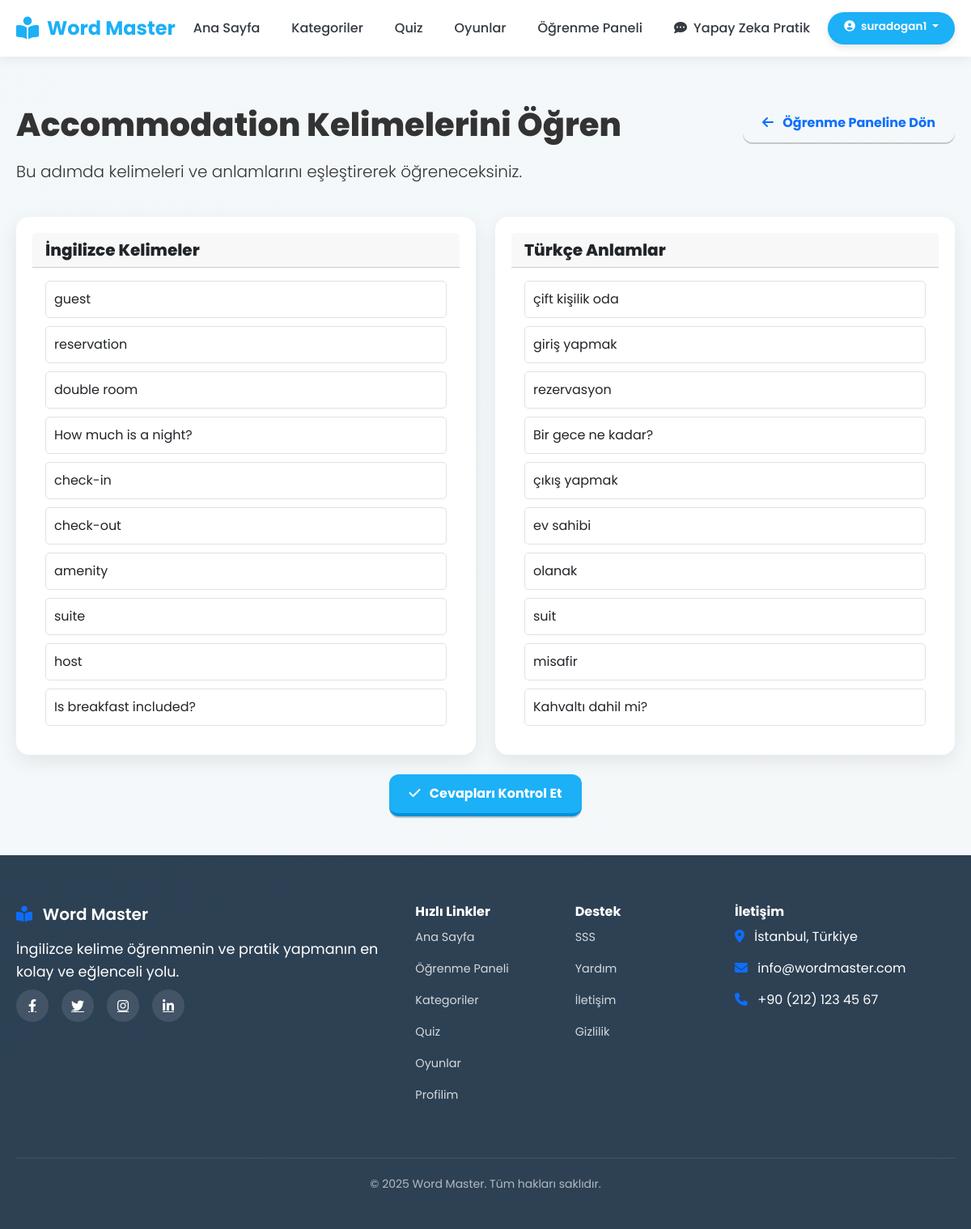
The page /learning-step/39/1/ (signed in) on the database its author committed.
### core/models.py (models this page shows, shortened)
class LearningStep(models.Model):
    STEP_TYPES = (
        ('vocabulary', 'Kelime Öğrenme'),
        ('matching', 'Eşleştirme'),
        ('multiple_choice', 'Çoktan Seçmeli'),
        ('writing', 'Yazma'),
        ('listening', 'Dinleme'),
        ('final_quiz', 'Final Quiz'),
        ('treasure', 'Hazine'),
    )
    category = models.ForeignKey(Category, on_delete=models.CASCADE, related_name='learning_steps')
    name = models.CharField(max_length=100)
    description = models.TextField(blank=True, null=True)
    step_type = models.CharField(max_length=20, choices=STEP_TYPES)
    order = models.IntegerField(default=0)
    word_count = models.IntegerField(default=10)  # Bu adımda kaç kelime öğretileceği
    max_mistakes = models.IntegerField(default=3, blank=True, null=True)  # Final quiz için maksimum hata sayısı
    class Meta:
        ordering = ['category', 'order']

class Word(models.Model):
    english = models.CharField(max_length=100)
    turkish = models.CharField(max_length=100)
    definition = models.TextField(blank=True, null=True)
    example_sentence = models.TextField(blank=True, null=True)
    pronunciation = models.CharField(max_length=200, blank=True, null=True)
    difficulty_level = models.IntegerField(default=1)  # 1-5 zorluk seviyesi
    category = models.ForeignKey(Category, on_delete=models.CASCADE, related_name='words')
    image = models.ImageField(upload_to='word_images/', blank=True, null=True)
    audio = models.FileField(upload_to='word_audio/', blank=True, null=True)
    created_at = models.DateTimeField(auto_now_add=True)

### core/views.py (the view, shortened to what this page needs)
# urls.py: path('learning-step/<str:category_id>/<int:step_id>/', learning_step, name='learning_step'),
@login_required
def learning_step(request, category_id, step_id):
    if not request.user.is_authenticated:
        return redirect('login')
    try:
        category = get_object_or_404(Category, id=category_id)
        step = get_object_or_404(LearningStep, id=step_id, category=category)
        logger.info(f"Öğrenme adımı için kategori: {category.name} (ID: {category_id})")
        prev_category = Category.objects.filter(difficulty_level__lt=category.difficulty_level).order_by('-difficulty_level').first()
        if prev_category:
            prev_progress = UserCategoryProgress.objects.filter(user=request.user, category=prev_category).first()
            if not prev_progress or not prev_progress.completed:
                messages.error(request, "Bu kategoriyi açmak için önceki kategoriyi tamamlamalısınız!")
                return redirect('learning_panel')
        template_map = {
            'matching': 'core/learning/matching.html',
            'writing': 'core/learning/writing.html',
            'multiple_choice': 'core/learning/multiple_choice.html',
            'final_quiz': 'core/learning/final_quiz.html',
            'treasure': 'core/learning/treasure.html'
        }
        template = template_map.get(step.step_type, 'core/learning/default.html')
        words = []
        django_words = Word.objects.filter(category=category)
        word_count = step.word_count if hasattr(step, 'word_count') and step.word_count > 0 else 10
        if django_words.exists():
            if word_count > 0 and step.step_type != 'final_quiz':
                import random
                if django_words.count() > word_count:
                    django_words = random.sample(list(django_words), word_count)
            for word in django_words:
                words.append({
                    "_id": str(word.id),
                    "english": word.english,
                    "turkish": word.turkish,
                    "definition": word.definition or "",
                    "example_sentence": word.example_sentence or ""
                })
            logger.info(f"Django ORM'den {len(words)} kelime alındı - Kategori: {category.name}")
        if step.step_type == 'treasure':
            words = []
        processed_words = []
        for word in words:
            word_data = {
                'id': str(word.get('_id', '')),
                'english': word.get('english', ''),
                'turkish': word.get('turkish', ''),
                'definition': word.get('definition', ''),
                'example_sentence': word.get('example_sentence', '')
            }
            processed_words.append(word_data)
        logger.info(f"Öğrenme adımı için toplam kelime sayısı: {len(processed_words)} - Kategori: {category.name}")
        if processed_words:
            logger.info(f"İlk kelime örneği: {processed_words[0]['english']}-{processed_words[0]['turkish']}")
        context = {
            'category': category,
            'step': step,
            'words': processed_words
        }
        return render(request, template, context)
    except Exception as e:
        logger.error(f"Öğrenme adımı yüklenirken hata: {str(e)}")
        messages.error(request, f"Bir hata oluştu: {str(e)}")
        return redirect('learning_panel')

### core/templates/core/learning/matching.html (shortened to what this page needs)
{% extends 'core/base.html' %}
{% load static %}
{% block content %}
<div class="container my-5">
    <div class="row mb-4">
        <div class="col-lg-8">
            <h1 class="mb-3">{{ step.name }}</h1>
            <p class="lead">{{ step.description }}</p>
        </div>
        <div class="col-lg-4 text-lg-end">
            <a href="{% url 'learning_panel' %}" class="btn btn-outline-primary">
                <i class="fas fa-arrow-left me-2"></i> Öğrenme Paneline Dön
            </a>
        </div>
    </div>
    <div class="row">
        <div class="col-md-6">
            <div class="card mb-4">
                <div class="card-header">
                    <h5 class="mb-0">İngilizce Kelimeler</h5>
                </div>
                <div class="card-body">
                    <div class="word-list" id="english-words">
                        {% for word in words %}
                            <div class="word-item" data-id="{{ forloop.counter }}" data-word="{{ word.english }}" data-match="{{ word.turkish }}">
                                {{ word.english }}
                            </div>
                        {% endfor %}
                    </div>
                </div>
            </div>
        </div>
        <div class="col-md-6">
            <div class="card mb-4">
                <div class="card-header">
                    <h5 class="mb-0">Türkçe Anlamlar</h5>
                </div>
                <div class="card-body">
                    <div class="word-list" id="turkish-words">
                        {% for word in words %}
                            <div class="word-item" data-id="{{ forloop.counter }}" data-word="{{ word.turkish }}" data-match="{{ word.english }}">
                                {{ word.turkish }}
                            </div>
                        {% endfor %}
                    </div>
                </div>
            </div>
        </div>
    </div>
    <div class="row">
        <div class="col-12 text-center" id="button-container">
            <button id="check-answers" class="btn btn-primary btn-lg">
                <i class="fas fa-check me-2"></i> Cevapları Kontrol Et
            </button>
        </div>
    </div>
</div>
{% endblock %}

### core/templates/core/base.html (shortened to what this page needs)
<!DOCTYPE html>
<html lang="tr">
<head>
    <link href="https://cdn.jsdelivr.net/npm/bootstrap@5.3.0/dist/css/bootstrap.min.css" rel="stylesheet">
    <link rel="stylesheet" href="https://cdnjs.cloudflare.com/ajax/libs/font-awesome/6.4.0/css/all.min.css">
    <link rel="stylesheet" href="https://unpkg.com/aos@next/dist/aos.css" />
    <link rel="stylesheet" href="/static/css/duolingo-style.css">
</head>
<body>
    <nav class="navbar">
        <div class="container navbar-container">
                        <a class="navbar-logo" href="{% url 'home' %}">                <i class="fas fa-book-reader"></i> Word Master            </a>                        <div class="navbar-menu">
                <a class="navbar-item {% if request.path == '/' %}active{% endif %}" href="{% url 'home' %}">Ana Sayfa</a>
                {% if user.is_authenticated %}
                    <a class="navbar-item {% if 'categories' in request.path %}active{% endif %}" href="{% url 'category_list' %}">Kategoriler</a>
                    <a class="navbar-item {% if 'quiz' in request.path %}active{% endif %}" href="{% url 'quiz_categories' %}">Quiz</a>
                    <a class="navbar-item {% if 'games' in request.path %}active{% endif %}" href="{% url 'game_menu' %}">Oyunlar</a>
                    <a class="navbar-item {% if 'learning-panel' in request.path %}active{% endif %}" href="{% url 'learning_panel' %}">Öğrenme Paneli</a>
                    <a class="navbar-item {% if 'chat-practice' in request.path %}active{% endif %}" href="{% url 'chat_practice' %}">
                        <i class="fas fa-comment-dots me-1"></i> Yapay Zeka Pratik
                    </a>
                {% else %}
                    <a class="navbar-item" href="/#features">Özellikler</a>
                    <a class="navbar-item" href="/#about">Hakkında</a>
                    <a class="navbar-item" href="/#contact">İletişim</a>
                {% endif %}
                </div>                        <div class="navbar-auth">
                {% if user.is_authenticated %}
                    <div class="dropdown">
                        <a class="btn btn-sm btn-primary dropdown-toggle" href="#" id="userDropdown" role="button" data-bs-toggle="dropdown">
                            <i class="fas fa-user-circle me-1"></i> {{ user.username }}
                        </a>
                    </div>
                {% else %}
                    <a href="{% url 'login' %}" class="btn btn-sm btn-secondary me-2">Giriş</a>
                    <a href="{% url 'register' %}" class="btn btn-sm btn-primary">Kayıt</a>
                {% endif %}
            </div>
        </div>
    </nav>
    <main>
        {% block content %}{% endblock %}
    </main>
    <footer class="mt-5">
        <div class="container">
            <div class="row g-4">
                                <div class="col-lg-5 col-md-6">                    <h5 class="mb-3"><i class="fas fa-book-reader text-primary me-2"></i> Word Master</h5>                    <p class="mb-2">İngilizce kelime öğrenmenin ve pratik yapmanın en kolay ve eğlenceli yolu.</p>                    <div class="social-icons d-flex gap-3 mt-2">                        <a href="#" class="text-white"><i class="fab fa-facebook-f"></i></a>                        <a href="#" class="text-white"><i class="fab fa-twitter"></i></a>                        <a href="#" class="text-white"><i class="fab fa-instagram"></i></a>                        <a href="#" class="text-white"><i class="fab fa-linkedin-in"></i></a>                    </div>                </div>                                <div class="col-lg-2 col-md-6 col-6">                    <h6 class="fw-bold mb-2">Hızlı Linkler</h6>                    <ul class="footer-links ps-0">                        <li><a href="{% url 'home' %}">Ana Sayfa</a></li>                        {% if user.is_authenticated %}                            <li><a href="{% url 'learning_panel' %}">Öğrenme Paneli</a></li>                            <li><a href="{% url 'category_list' %}">Kategoriler</a></li>                            <li><a href="{% url 'quiz_categories' %}">Quiz</a></li>                            <li><a href="{% url 'game_menu' %}">Oyunlar</a></li>                            <li><a href="{% url 'profile' %}">Profilim</a></li>                        {% endif %}                    </ul>                </div>                                <div class="col-lg-2 col-md-6 col-6">                    <h6 class="fw-bold mb-2">Destek</h6>                    <ul class="footer-links ps-0">                        <li><a href="#">SSS</a></li>                        <li><a href="#">Yardım</a></li>                        <li><a href="/#contact">İletişim</a></li>                        <li><a href="#">Gizlilik</a></li>                    </ul>                </div>                                <div class="col-lg-3 col-md-6">
                    <h6 class="fw-bold mb-2">İletişim</h6>
                    <ul class="footer-links ps-0">
                        <li><i class="fas fa-map-marker-alt me-2 text-primary"></i> İstanbul, Türkiye</li>
                        <li><i class="fas fa-envelope me-2 text-primary"></i> info@wordmaster.com</li>
                        <li><i class="fas fa-phone me-2 text-primary"></i> +90 (212) 123 45 67</li>
                    </ul>
                </div>
            </div>
            <div class="row mt-3">
                <div class="col-md-12 text-center">
                    <p class="copyright">&copy; {% now "Y" %} Word Master. Tüm hakları saklıdır.</p>
                </div>
            </div>
        </div>
    </footer>
</body>
</html>

### static/css/duolingo-style.css (style rules this page uses)
:root { --primary: #1cb0f6; --primary-hover: #0091da; --primary-disabled: #7fd5ff; --secondary: #fff; --text-primary: #333; --text-secondary: #777; --error: #ea2b2b; --warning: #ffc800; --correct: #1cb0f6; --border-radius: 12px; --font-family: 'Nunito', 'DIN Round Pro', sans-serif; --shadow: 0 2px 0 rgba(0, 0, 0, 0.2); --shadow-hover: 0 4px 0 rgba(0, 0, 0, 0.2); }
body { font-family: var(--font-family); color: var(--text-primary); background-color: #f9f9f9; margin: 0; padding: 0; line-height: 1.5; }
h1, h2, h3, h4, h5, h6 { font-weight: 800; line-height: 1.3; margin-bottom: 1rem; }
h1 { font-size: 2.5rem; }
p { font-size: 1.1rem; line-height: 1.6; }
.container { max-width: 1200px; margin: 0 auto; padding: 0 20px; }
.navbar { background-color: white; box-shadow: 0 2px 4px rgba(0, 0, 0, 0.1); padding: 12px 0; position: sticky; top: 0; z-index: 100; }
.navbar-container { display: flex; justify-content: space-between; align-items: center; }
.navbar-logo { font-size: 24px; font-weight: bold; color: var(--primary); text-decoration: none; }
.navbar-menu { display: flex; gap: 15px; align-items: center; }
.navbar-item { font-weight: bold; text-decoration: none; color: var(--text-primary); transition: all 0.2s; font-size: 1rem; padding: 6px 10px; border-radius: 8px; }
.navbar-auth { display: flex; align-items: center; }
.navbar-auth .btn { font-size: 0.85rem; padding: 6px 12px; }
.navbar-auth .dropdown-toggle { padding: 4px 10px; }
.btn { display: inline-block; font-weight: bold; text-align: center; padding: 12px 24px; border-radius: var(--border-radius); border: none; cursor: pointer; transition: all 0.2s; font-size: 16px; text-decoration: none; box-shadow: var(--shadow); position: relative; }
.btn-primary { background-color: var(--primary); color: white; border-bottom: 4px solid var(--primary-hover); }
.card { background-color: white; border-radius: var(--border-radius); box-shadow: 0 2px 8px rgba(0, 0, 0, 0.1); padding: 20px; margin-bottom: 20px; transition: all 0.3s; }
.footer-links { list-style: none; padding: 0; }
.footer-links li { margin-bottom: 10px; }
.footer-links a { color: rgba(255, 255, 255, 0.9); text-decoration: none; transition: color 0.3s ease; font-size: 0.9rem; }
footer { background-color: var(--primary); position: relative; overflow: hidden; color: white; padding: 25px 0; }
footer::before { content: ''; position: absolute; top: 0; right: 0; bottom: 0; left: 0; background-image: linear-gradient(135deg, rgba(255, 255, 255, 0.05) 25%, transparent 25%, transparent 50%, rgba(255, 255, 255, 0.05) 50%, rgba(255, 255, 255, 0.05) 75%, transparent 75%, transparent); background-size: 30px 30px; opacity: 0.3; z-index: 1; }
footer .container { position: relative; z-index: 2; }
.social-icons a { display: inline-flex; align-items: center; justify-content: center; width: 32px; height: 32px; border-radius: 50%; background-color: rgba(255, 255, 255, 0.1); transition: all 0.3s ease; }
.copyright { font-size: 0.85rem; opacity: 0.9; margin-bottom: 0; }

### core/templates/core/learning/matching.html (style rules this page uses)
.word-list { display: flex; flex-direction: column; gap: 10px; }
.word-item { padding: 10px; border: 1px solid #dee2e6; border-radius: 5px; cursor: pointer; transition: all 0.3s ease; position: relative; }

### rows shown on the page
LearningStep: name "Accommodation Kelimelerini Öğren", description "Bu adımda kelimeleri ve anlamlarını eşleştirerek öğreneceksiniz."
Word: english "guest", turkish "misafir"
Word: english "reservation", turkish "rezervasyon"
Word: english "double room", turkish "çift kişilik oda"
Word: english "How much is a night?", turkish "Bir gece ne kadar?"
Word: english "check-in", turkish "giriş yapmak"
Word: english "check-out", turkish "çıkış yapmak"
Word: english "amenity", turkish "olanak"
Word: english "suite", turkish "suit"
Word: english "host", turkish "ev sahibi"
Word: english "Is breakfast included?", turkish "Kahvaltı dahil mi?"

### other values the page prints
{{ user.username }} "suradogan1"
